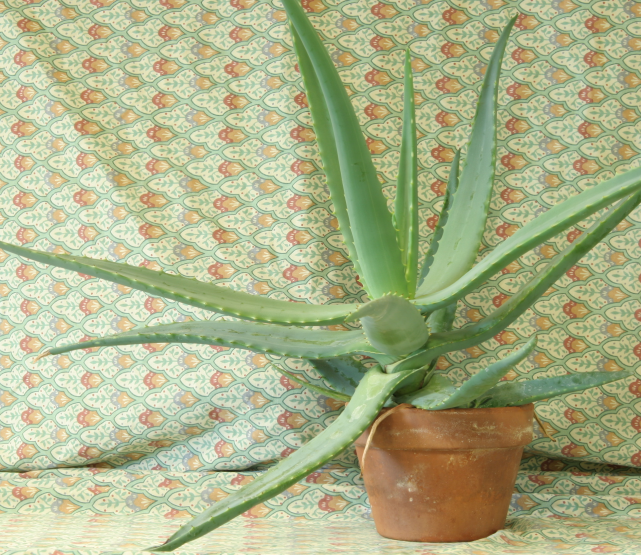
//> input picture Test images/aloeL.png, 1282 x 1110 px (shown at 1/2 size)
$ ./Requisito2 'Test images/aloeL.png' 'Test images/aloeR.png'   (built with g++ and OpenCV 4)
//> lines starting //> are read from the running program, lines starting //| are printed output that depends on the picture
### common.h
// Common functions

#ifndef COMMON_H
#define COMMON_H

void calculateDisparity(const cv::Mat& image_left, const cv::Mat& image_right, cv::Mat& disparity_map);

void calculateDepth(const cv::Mat& disparity_map, double baseline, double focal_distance, cv::Mat& depth_map);

void readParameters(const char* file, cv::Mat& M1, cv::Mat& M2, cv::Mat& D1, cv::Mat& D2, cv::Mat& R, cv::Mat& T, cv::Mat& E, cv::Mat& F);

void rectify(const cv::Mat& M1, const cv::Mat& M2, const cv::Mat& D1, const cv::Mat& D2, const cv::Mat& R, const cv::Mat& T,
             cv::Mat& image_left, cv::Mat& image_right);

#endif  // COMMON_H

### common.cpp
#include <iostream>

#include <opencv2/highgui.hpp>
#include <opencv2/calib3d.hpp>
#include <opencv2/imgproc/imgproc.hpp>

#include "common.h"

void calculateDisparity(const cv::Mat& image_left, const cv::Mat& image_right, cv::Mat& disparity_map)
{
    cv::Mat gray_image_left, gray_image_right, disparity_map_8bits, col_sum;

    cv::cvtColor(image_left, gray_image_left, cv::COLOR_BGR2GRAY);
    cv::cvtColor(image_right, gray_image_right, cv::COLOR_BGR2GRAY);

    cv::Ptr<cv::StereoSGBM> sgbm = cv::StereoSGBM::create(/* minDisparity = */ 0,
                                                          /* numDisparities = */ 192,
                                                          /* blockSize = */ 9,
                                                          /* P1 = */ 216,
                                                          /* P2 = */ 864,
                                                          /* disp12MaxDiff = */ 1,
                                                          /* preFilterCap = */ 63,
                                                          /* uniquenessRatio = */ 10,
                                                          /* speckleWindowSize = */ 100,
                                                          /* speckleRange = */ 32);

    sgbm->compute(gray_image_left, gray_image_right, disparity_map);


    // Remove the left part of the image that is present only on the left image, therefore the sum
    // of the values in these columns are equal to zero
    normalize(disparity_map, disparity_map_8bits, 0, 255, CV_MINMAX, CV_8U);
    cv::reduce(disparity_map_8bits, col_sum, 0, CV_REDUCE_SUM, CV_32S);
    for (int i = 0; col_sum.at<int>(0, i) == 0; i++)
        disparity_map = disparity_map.colRange(1, disparity_map.cols);

    normalize(disparity_map, disparity_map_8bits, 0, 255, CV_MINMAX, CV_8U);
    cv::imshow("disparity_map", disparity_map_8bits);
}


void calculateDepth(const cv::Mat& disparity_map, double baseline, double focal_distance, cv::Mat& depth_map)
{
    depth_map = cv::Mat(disparity_map.size(), CV_64F);

    disparity_map.forEach<int16_t>
    (
        [&] (const int16_t &pixel, const int * position) -> void
        {
            double depth = (baseline * focal_distance) / pixel;

            if (std::isinf(depth))
                depth = 0;

            depth_map.at<double>(position[0], position[1]) = depth;
        }
    );

    cv::Mat depth_8bits;
    normalize(depth_map, depth_8bits, 0, 255, CV_MINMAX, CV_8U);
    cv::imshow("depth_map", depth_8bits);
}


void readParameters(const char* file, cv::Mat& M1, cv::Mat& M2, cv::Mat& D1, cv::Mat& D2, cv::Mat& R, cv::Mat& T, cv::Mat& E, cv::Mat& F)
{
    cv::FileStorage fs(file, cv::FileStorage::READ);
    if (fs.isOpened())
    {
        fs["left_camera_matrix"] >> M1;
        fs["right_camera_matrix"] >> M2;
        fs["left_coefficients_vector"] >> D1;
        fs["right_coefficients_vector"] >> D2;
        fs["stereo_rotation_matrix"] >> R;
        fs["stereo_translation_vector"] >> T;
        fs["stereo_essential_matrix"] >> E;
        fs["stereo_fundamental_matrix"] >> F;
        fs.release();
    }
    else
    {
        std::cout << "Não foi possível salvar no arquivo " << file << std::endl;
        exit(-1);
    }
}


void rectify(const cv::Mat& M1, const cv::Mat& M2, const cv::Mat& D1, const cv::Mat& D2, const cv::Mat& R, const cv::Mat& T,
             cv::Mat& image_left, cv::Mat& image_right)
{
    cv::Mat R1, R2, P1, P2, Q, map11, map12, map21, map22;

    cv::stereoRectify(M1, D1, M2, D2, image_left.size(), R, T, R1, R2, P1, P2, Q);

    cv::initUndistortRectifyMap(M1, D1, R1, P1, image_left.size(), CV_16SC2, map11, map12);
    cv::initUndistortRectifyMap(M2, D2, R2, P2, image_left.size(), CV_16SC2, map21, map22);

    cv::remap(image_left, image_left, map11, map12, cv::INTER_LINEAR);
    cv::remap(image_right, image_right, map21, map22, cv::INTER_LINEAR);

    cv::Mat disparity_map, depth;
    calculateDisparity(image_left, image_right, disparity_map);

    calculateDepth(disparity_map, P2.at<double>(0,3), 1, depth);
}

### Requisito2.cpp
#include <iostream>

#include <opencv2/highgui.hpp>
#include <opencv2/calib3d.hpp>

#include "common.h"

// Calibration file
const char* parameters_file = "parameters.xml";

int main(int argc, char** argv)
{
    cv::Mat disparity_map, depth;
    cv::Mat M1, M2, D1, D2, R, T, E, F;

    cv::Mat image_left = cv::imread(argv[1], CV_LOAD_IMAGE_COLOR);
//> image_left is the input picture: 1110 rows x 1282 cols, CV_8UC3; mean B, G, R 136.6, 177.2, 171.2
    if (image_left.empty())
    {
        std::cout << "Não foi possível abrir a imagem " << argv[1] << std::endl;
        return -1;
    }

    cv::Mat image_right = cv::imread(argv[2], CV_LOAD_IMAGE_COLOR);
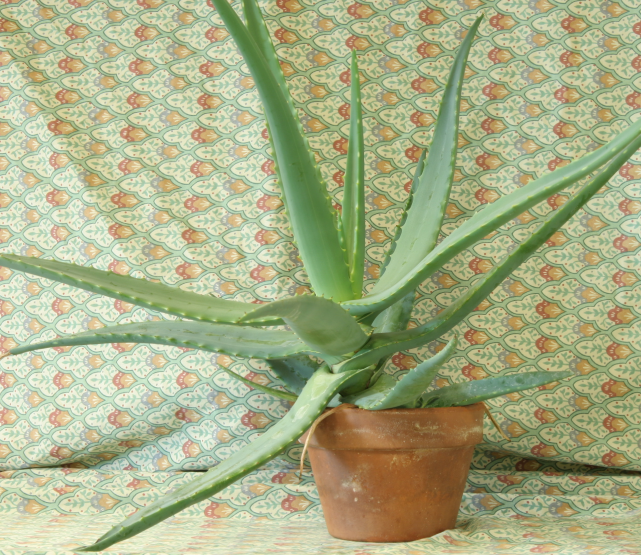
//> input picture Test images/aloeR.png, 1282 x 1110 px (shown at 1/2 size)
//> image_right is the input picture: 1110 rows x 1282 cols, CV_8UC3; mean B, G, R 134.1, 174.2, 168
    if (image_right.empty())
    {
        std::cout << "Não foi possível abrir a imagem " << argv[2] << std::endl;
        return -1;
    }

    readParameters(parameters_file, M1, M2, D1, D2, R, T, E, F);

    rectify(M1, M2, D1, D2, R, T, image_left, image_right);
//> in rectify, `cv::remap(image_right, image_right, map21, map22, cv::INTER_LINEAR);`:
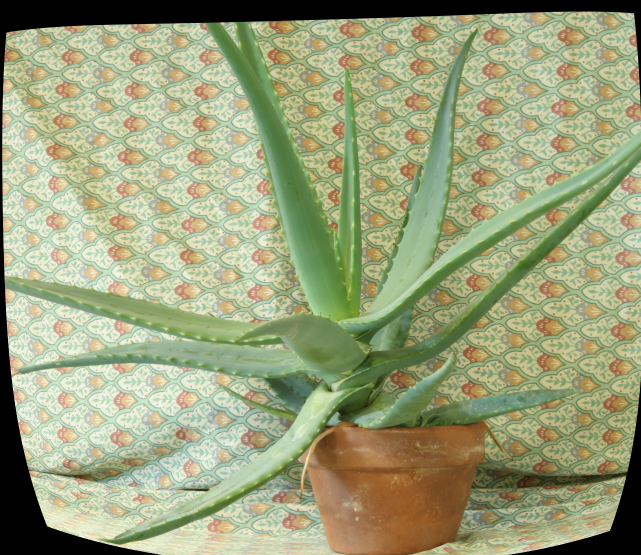
//> image_right: 1110 rows x 1282 cols, CV_8UC3 (shown at 1/2 size); mean B, G, R 123.1, 160.7, 154.7
//> in calculateDisparity, `cv::cvtColor(image_left, gray_image_left, cv::COLOR_BGR2GRAY);`:
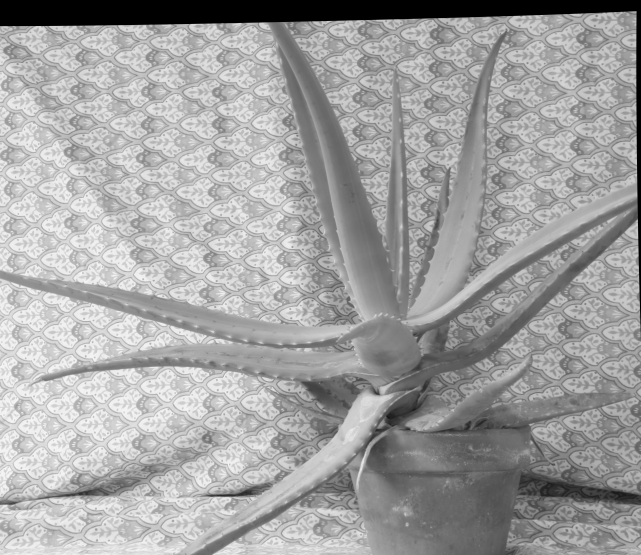
//> gray_image_left: 1110 rows x 1282 cols, CV_8UC1 (shown at 1/2 size); min 0, max 250, mean 161.5
//> in calculateDisparity, `cv::cvtColor(image_right, gray_image_right, cv::COLOR_BGR2GRAY);`:
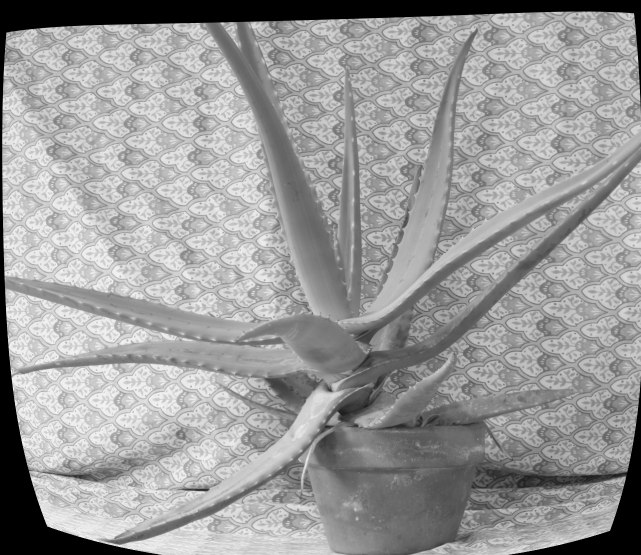
//> gray_image_right: 1110 rows x 1282 cols, CV_8UC1 (shown at 1/2 size); min 0, max 250, mean 154.6
//> in calculateDisparity, `sgbm->compute(gray_image_left, gray_image_right, disparity_map);`:
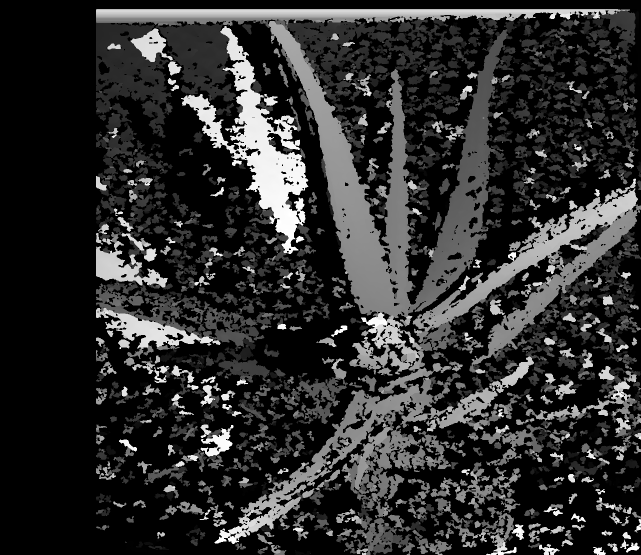
//> disparity_map: 1110 rows x 1282 cols, CV_16SC1 (shown at 1/2 size); min -16, max 3056, mean 544.4; drawn with min black and max white
//> in calculateDisparity, `cv::reduce(disparity_map_8bits, col_sum, 0, CV_REDUCE_SUM, CV_32S);`: col_sum = 1282 values, max 106507 at index 794, min 0 at index 0, mean 51627.9
//> after the loop in calculateDisparity, `for (int i = 0; col_sum.at<int>(0, i) == 0; i++)`:
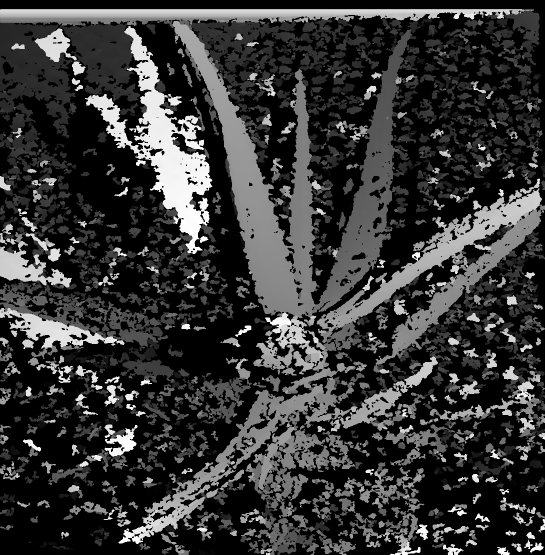
//> disparity_map: 1110 rows x 1090 cols, CV_16SC1 (shown at 1/2 size); min -16, max 3056, mean 643.1; drawn with min black and max white
//> in calculateDepth, `disparity_map.forEach<int16_t> ( [&] (const int16_t &pixel, const int ..`:
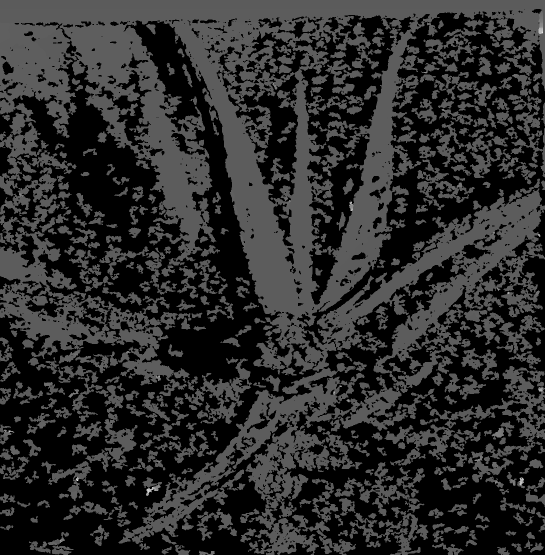
//> depth_map: 1110 rows x 1090 cols, CV_64FC1 (shown at 1/2 size); min -23215.5, max 41272.1, mean -12075.9; drawn with min black and max white

    // calculateDisparity(image_left, image_right, disparity_map);

    cv::waitKey(0);

    return 0;
}
